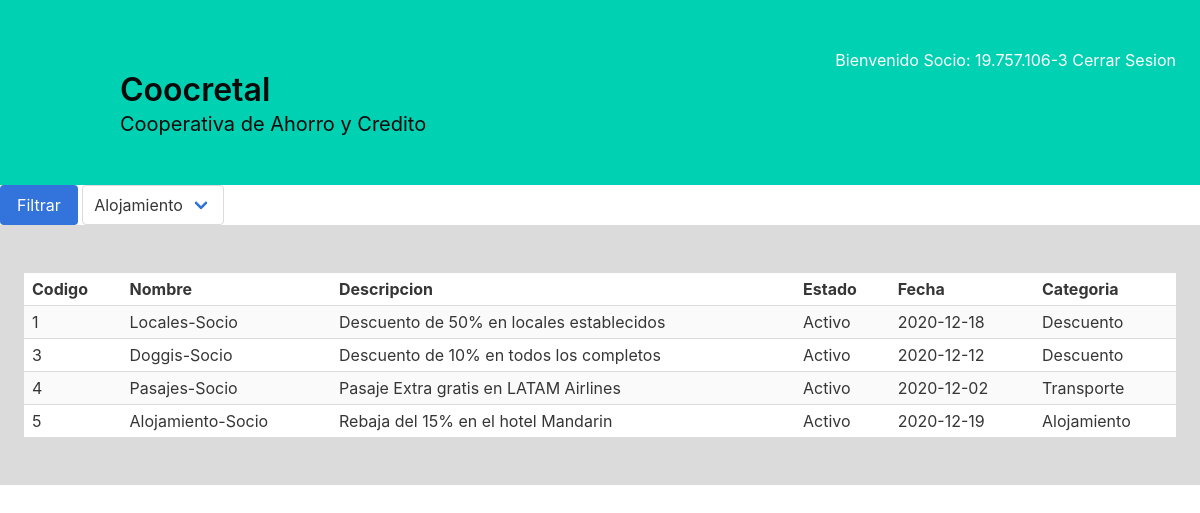
/ListaBeneficiosSocio.php (signed in), run on the app's committed database.
### tables this page shows
CREATE TABLE `beneficio` (
  `codigo` int(11) NOT NULL,
  `nombre` varchar(45) DEFAULT NULL,
  `descripcion` varchar(45) DEFAULT NULL,
  `estado` varchar(1) DEFAULT NULL,
  `fecha_inicio` date DEFAULT NULL,
  `categoria_codigo` int(11) NOT NULL
);

CREATE TABLE `categoria` (
  `codigo` int(11) NOT NULL,
  `nombre` varchar(45) DEFAULT NULL
);

### BDUtils.php (called while the page is built, shortened)
<?php
class BDUtils {
    public function __construct() {
        $this->_db = new mysqli(SERVER, USER, PASS, DATABASE);
    }
}
?>

### Beneficio.php (called while the page is built, shortened)
<?php require_once 'BDUtils.php'; ?>
<?php
class Beneficio extends BDUtils {
    public function getAll() {
        $sql = "SELECT * FROM beneficio";
        $ejecutar = $this->_db->query($sql);
        $listaBeneficios = $ejecutar->fetch_all(MYSQLI_ASSOC);
        if ($listaBeneficios == true){
            return $listaBeneficios;
        }
        else {
            echo "Falló la conexión a la tabla";
        }
    }
}
?>

### Categoria.php (called while the page is built, shortened)
<?php require_once 'BDUtils.php'; ?>
<?php
class Categoria extends BDUtils{
    public function getAll() {
        $sql = "SELECT * FROM categoria";
        $ejecutar = $this->_db->query($sql);
        $listaCategorias = $ejecutar->fetch_all(MYSQLI_ASSOC);
        if ($listaCategorias == true) {
            return $listaCategorias;
        }
        else {
            echo "Falló la conexión a la tabla";
        }
    }
}
?>

### ListaBeneficiosSocio.php (the view, shortened to what this page needs)
<?php require_once 'Beneficio.php'; ?>
<?php require_once 'Categoria.php'; ?>
<?php
if (empty($_SESSION["usuario"]) == false && substr($_SESSION["usuario"], -1) === "0") {
?>
<!doctype html>
<html lang="es">
<head>
		<link href="vendor/bulma-0.8.0/css/bulma.min.css" rel="stylesheet">
    	<link href="vendor/fontawesome-free-6.5.0-web/css/all.min.css" rel="stylesheet">
</head>
<body>
	<section class="hero is-primary">
		<div class="hero-body">
            <?php
            echo "<div style='text-align: right;'>Bienvenido Socio: " . substr($_SESSION["usuario"], 0, - 1);
            echo "<a href='Logout.php'> Cerrar Sesion</a></div>";
            ?>
            <div class="container">
				<h1 class="title has-text-black">
					Coocretal
				</h1>
				<h2 class="subtitle has-text-black">
					Cooperativa de Ahorro y Credito
				</h2>
			</div>
		</div>
	</section>
	<?php
	$categoria = new Categoria();
	$beneficio = new Beneficio();
	$listaCategorias = $categoria->getAll();
	$listaBeneficios = $beneficio->getAll();
	if ($listaBeneficios) {
	?>
		<form action="ListaBeneficiosSocio.php" method="GET">
      		<input class="button is-link" type="submit" name="filtrar" value="Filtrar"/>
      		<div class="select">
          		<select name="categoriaFiltrada">
      			<?php
      			foreach ($listaCategorias as $filaCategoria) {
      			    if (isset($_REQUEST["categoriaFiltrada"])) {
      			        if ($_REQUEST["categoriaFiltrada"] == $filaCategoria["codigo"]) {
      			            echo "<option selected='selected' value=" . $filaCategoria["codigo"] . ">" . $filaCategoria["nombre"] . "</option>";
      			        }
      			        else {
      			            echo "<option value=" . $filaCategoria["codigo"] . ">" . $filaCategoria["nombre"] . "</option>";
      			        }
      			    }
      			    else {
      			       echo "<option value=" . $filaCategoria["codigo"] . ">".$filaCategoria["nombre"] . "</option>";
      			    }
      			}
		        ?>
          		</select>
      		</div>
		</form>
		<section class="section has-background-grey-lighter">
			<div class="table-container">
				<table class="table is-narrow is-fullwidth is-hoverable is-striped">
        			<tr>
        				<th>Codigo</th>
        				<th>Nombre</th>
        				<th>Descripcion</th>
        				<th>Estado</th>
        				<th>Fecha</th>
        				<th>Categoria</th>
        			</tr>
        			<?php
        			if (isset($_REQUEST["filtrar"])) {
        			    foreach ($listaBeneficios as $filaBeneficios) {
        			        if ($filaBeneficios["categoria_codigo"] == $_REQUEST["categoriaFiltrada"]) {
        			            if ($filaBeneficios["estado"] == 1){
        			                echo "<tr>";
        			                echo "<td>" . $filaBeneficios["codigo"] . "</td>";
        			                echo "<td>" . $filaBeneficios["nombre"] . "</td>";
        			                echo "<td>" . $filaBeneficios["descripcion"] . "</td>";
        			                echo "<td>" . "Activo"."</td>";
        			                echo "<td>" . $filaBeneficios["fecha_inicio"] . "</td>";
        			                foreach ($listaCategorias as $filaCategorias) {
        			                    if ($filaBeneficios["categoria_codigo"] == $filaCategorias["codigo"]) {
        			                        echo "<td>" . $filaCategorias["nombre"] . "</td>";
        			                        break;
        			                    }
        			                }
        			            }
        			        }
        			    }
        			}
                    else {
        			    foreach ($listaBeneficios as $filaBeneficios) {
        			        if ($filaBeneficios["estado"] == 1) {
        			            echo "<tr>";
        			            echo "<td>" . $filaBeneficios["codigo"] . "</td>";
        			            echo "<td>" . $filaBeneficios["nombre"] . "</td>";
        			            echo "<td>" . $filaBeneficios["descripcion"] . "</td>";
        			            echo "<td>" . "Activo" . "</td>";
        			            echo "<td>" . $filaBeneficios["fecha_inicio"] . "</td>";
        			            foreach ($listaCategorias as $filaCategorias) {
        			                if ($filaBeneficios["categoria_codigo"] == $filaCategorias["codigo"]) {
        			                    echo "<td>" . $filaCategorias["nombre"] . "</td>";
        			                    break;
        			                }
        			            }
        			        }
        			    }
        			}
        			?>
				</table>
			</div>
		</section>
	<?php
	}
}
	?>
</body>
</html>

### data on the page
beneficio: codigo "1", nombre "Locales-Socio", descripcion "Descuento de 50% en locales establecidos", fecha_inicio "2020-12-18"
categoria: nombre "Descuento"
beneficio: codigo "3", nombre "Doggis-Socio", descripcion "Descuento de 10% en todos los completos", fecha_inicio "2020-12-12"
beneficio: codigo "4", nombre "Pasajes-Socio", descripcion "Pasaje Extra gratis en LATAM Airlines", fecha_inicio "2020-12-02"
categoria: nombre "Transporte"
beneficio: codigo "5", nombre "Alojamiento-Socio", descripcion "Rebaja del 15% en el hotel Mandarin", fecha_inicio "2020-12-19"
categoria: nombre "Alojamiento"

### other printed values
substr($_SESSION["usuario"], 0, - 1) "19.757.106-3"
form field categoriaFiltrada "Alojamiento"
